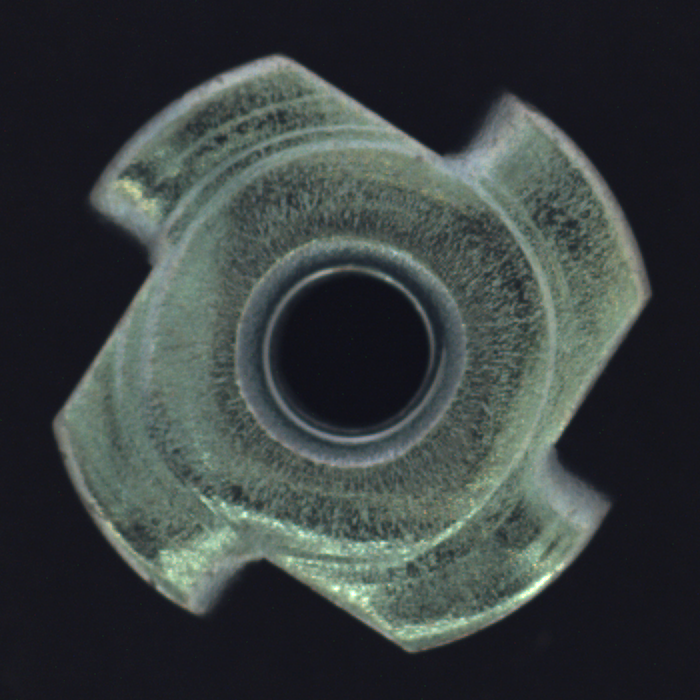
#> input picture pic/2.png, 700 x 700 px
$ python main.py
#> lines starting #> are read from the running program, lines starting #| are printed output that depends on the picture
#> in get_init_img, img is the input picture: shape (700, 700, 3); mean B, G, R 63.6, 64, 57.2
### dip/DIP.py
#!/usr/bin/env python3
# -*- coding: utf-8 -*

"""
 @author: Colyn
 @project: digital_img_processing
 @devtool: PyCharm
 @date: 2023/3/28
 @file: DIP.py
"""

import os
import cv2 as cv
import numpy as np
import matplotlib.pyplot as plt


def plt_line(X, Y, save_path):
    """
    绘制图像的对比度折线图
    :param X: 点的横坐标
    :param Y: 点的纵坐标
    :param save_path: 图片保存位置
    :return: None
    """
#> called with save_path = './data/init_line.png'
    plt.figure(figsize=(5, 5), dpi=300)
    plt.plot(X, Y, marker='o', markersize=5, markeredgecolor="red", markerfacecolor="red")
    plt.savefig(save_path, bbox_inches='tight', pad_inches=0.2)
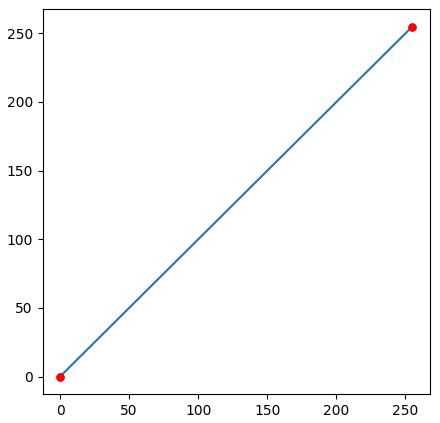
#> figure drawn by matplotlib, 1 panel
    plt.clf()


def plt_hist(img, save_path):
    """
    绘制图像的灰度直方图
    :param img: 输入的图像
    :param save_path: 图片保存位置
    :return: None
    """
#> called with save_path = './data/init_hist.png'
    plt.figure(figsize=(5, 5), dpi=300)
    ar = img[:, :, 0].flatten()
    plt.hist(ar, bins=256, density=1, facecolor='r', edgecolor='r')
    ag = img[:, :, 1].flatten()
    plt.hist(ag, bins=256, density=1, facecolor='g', edgecolor='g')
    ab = img[:, :, 2].flatten()
    plt.hist(ab, bins=256, density=1, facecolor='b', edgecolor='b')
    plt.savefig(save_path, bbox_inches='tight', pad_inches=0.2)
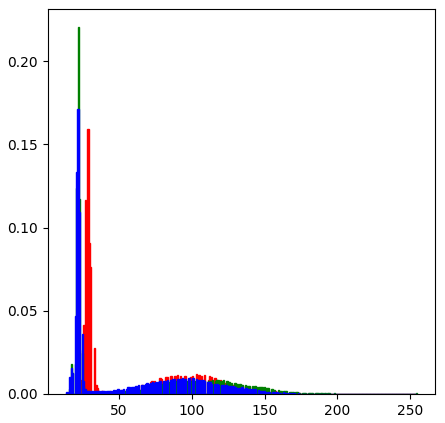
#> figure drawn by matplotlib, 1 panel; tallest bar 0.159 high, from x = 28.26 to 29.18; tallest bar 0.22 high, from x = 21.53 to 22.47; tallest bar 0.172 high, from x = 21.51 to 22.45
    plt.clf()


def plt_imgs(img, save_path):
    """
    绘制图片背景图
    :param img: 输入的图片
    :param save_path: 图片保存位置
    :return: None
    """
#> called with save_path = './data/init_img.png'
    plt.figure(figsize=(5, 5), dpi=300)
    plt.axis('off')
    plt.imshow(img[:, :, ::-1], cmap='gray', vmin=0, vmax=255)
    plt.savefig(save_path, bbox_inches='tight', pad_inches=0.2)
    plt.clf()


def linear_stretch(img, x1, x2, y1, y2):
    """
    分段线性变换API
    :param img: 输入的图片
    :param x1: 点A的横坐标
    :param x2: 点B的横坐标
    :param y1: 点A的纵坐标
    :param y2: 点B的纵坐标
    :return: None
    """
#> called with x1 = 120, x2 = 240, y1 = 250, y2 = 250
    lut = np.zeros(256)
    for i in range(256):
        if i < x1:
            lut[i] = (y1 / x1) * i
        elif i < x2:
            lut[i] = ((y2 - y1) / (x2 - x1)) * (i - x1) + y1
        else:
            lut[i] = ((y2 - 255.0) / (x2 - 255.0)) * (i - 255.0) + 255.0
    img_output = cv.LUT(img, lut)
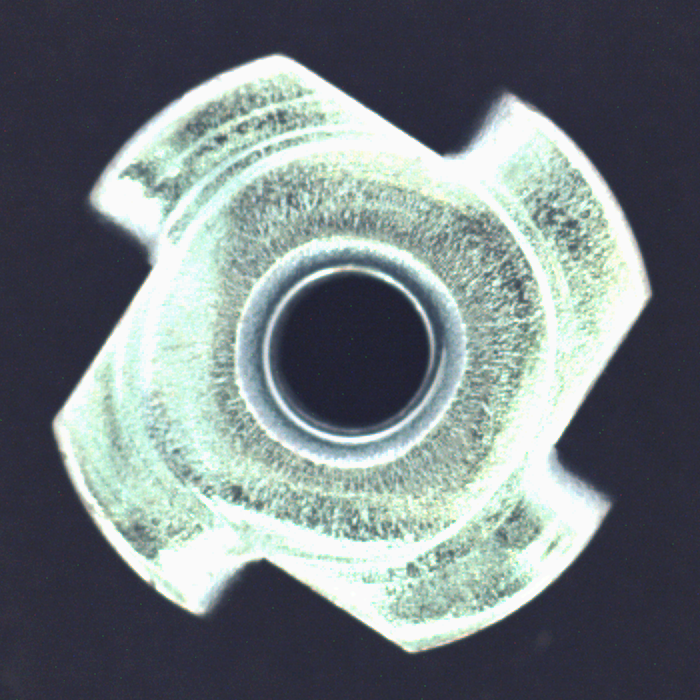
#> img_output: shape (700, 700, 3) float64; mean B, G, R 128.2, 125.2, 115.6
    img_output = np.uint8(img_output + 0.5)
    return img_output


class DIP(object):
    """
    数字图像处理，用于处理RGB彩色图像的分段线性拉伸变换的算法
    """

    def __init__(self, img_path: str, output_dir: str, x1: int = 0, x2: int = 255, y1: int = 0, y2: int = 255):
        assert 0 <= x1 <= 255, "The value of x1 must be between 0 and 255 !"
        assert 0 <= x2 <= 255, "The value of x2 must be between 0 and 255 !"
        assert 0 <= y1 <= 255, "The value of y1 must be between 0 and 255 !"
        assert 0 <= y2 <= 255, "The value of y2 must be between 0 and 255 !"
        assert x1 <= x2, "The value of x1 must be lower than x2 !"
        assert y1 <= y2, "The value of y1 must be lower than y2 !"
        self.init_img = img_path
        self.X1 = x1
        self.X2 = x2
        self.Y1 = y1
        self.Y2 = y2
        self.output = output_dir
        self.list_X = [0, self.X1, self.X2, 255]
        self.list_Y = [0, self.Y1, self.Y2, 255]
        os.makedirs(os.path.join('.', self.output), exist_ok=True)

    def is_exist(self):
        """
        判断文件是否存在
        :return: boolean, 存在则为True, 不存在则为False
        """
        return os.path.isfile(self.init_img)

    def get_init_img(self):
        """
        获取原始图片的背景图、对比度折线图及RGB灰度直方图
        :return: img_init, img_line, img_hist
        """
        img = cv.imread(self.init_img).astype(np.uint8)
        img_init = f'./{self.output}/init_img.png'
        img_line = f'./{self.output}/init_line.png'
        img_hist = f'./{self.output}/init_hist.png'
        plt_line(self.list_X, self.list_Y, img_line)
        plt_hist(img, img_hist)
        plt_imgs(img, img_init)

        return img_init, img_line, img_hist

    def get_dips_img(self, x1: int, x2: int, y1: int, y2: int):
        """
        获取处理后图片的背景图、对比度折线图及RGB灰度直方图
        :param x1: 点A的横坐标
        :param x2: 点B的横坐标
        :param y1: 点A的纵坐标
        :param y2: 点B的纵坐标
        :return: img_init, img_line, img_hist
        """
        assert 0 <= x1 <= 255, "The value of x1 must be between 0 and 255 !"
        assert 0 <= x2 <= 255, "The value of x2 must be between 0 and 255 !"
        assert 0 <= y1 <= 255, "The value of y1 must be between 0 and 255 !"
        assert 0 <= y2 <= 255, "The value of y2 must be between 0 and 255 !"
        assert x1 <= x2, "The value of x1 must be lower than x2 !"
        assert y1 <= y2, "The value of y1 must be lower than y2 !"
        img_i = cv.imread(self.init_img).astype(np.uint8)
        img_d = linear_stretch(img_i, x1, x2, y1, y2)
        img_init = f'./{self.output}/dips_img.png'
        img_line = f'./{self.output}/dips_line.png'
        img_hist = f'./{self.output}/dips_hist.png'
        self.list_X[1] = x1
        self.list_X[2] = x2
        self.list_Y[1] = y1
        self.list_Y[2] = y2
        plt_line(self.list_X, self.list_Y, img_line)
        plt_hist(img_d, img_hist)
#> call 2 of plt_hist, with save_path = './data/dips_hist.png'
#> in plt_hist (call 2), `plt.savefig(save_path, bbox_inches='tight', pad_inches=0.2)`:
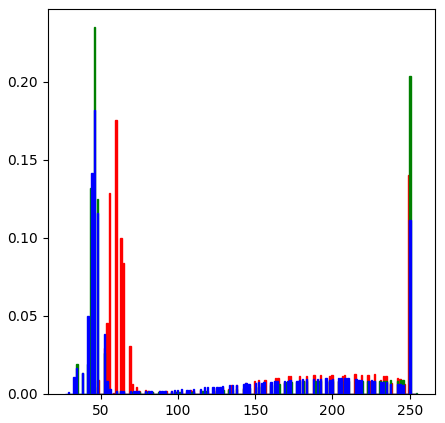
#> figure drawn by matplotlib, 1 panel; tallest bar 0.176 high, from x = 59.47 to 60.3; tallest bar 0.235 high, from x = 45.77 to 46.66; tallest bar 0.182 high, from x = 45.7 to 46.59
        plt_imgs(img_d, img_init)

        return img_init, img_line, img_hist

    # [30 lines left out: function get_cmp_plot, not called in this run]

### dip/log.py
#!/usr/bin/env python3
# -*- coding: utf-8 -*

"""
 @author: Colyn
 @project: package
 @devtool: PyCharm
 @date: 2023/3/10
 @file: log.py
"""

import logging
import colorlog


class Log:
    def __init__(self, name=None, log_level=logging.DEBUG):
        # 获取logger对象
        self.logger = logging.getLogger(name)

        # 避免重复打印日志
        self.logger.handlers = []

        # 指定最低日志级别：（critical > error > warning > info > debug）
        self.logger.setLevel(log_level)

        # 日志格化字符串
        console_fmt = '%(log_color)s%(asctime)s-%(threadName)s-%(filename)s-[line:%(lineno)d]-%(levelname)s: %(message)s'
        file_fmt = '%(asctime)s-%(threadName)s-%(filename)s-[line:%(lineno)d]-%(levelname)s: %(message)s'

        # 控制台输出不同级别日志颜色设置
        color_config = {
            'DEBUG': 'cyan',
            'INFO': 'green',
            'WARNING': 'yellow',
            'ERROR': 'red',
            'CRITICAL': 'purple',
        }

        console_formatter = colorlog.ColoredFormatter(fmt=console_fmt, log_colors=color_config)
        file_formatter = logging.Formatter(fmt=file_fmt)

        # 输出到控制台
        console_handler = logging.StreamHandler()
        # 输出到文件
        file_handler = logging.FileHandler(filename=name, mode='a', encoding='utf-8')

        # 设置日志格式
        console_handler.setFormatter(console_formatter)
        file_handler.setFormatter(file_formatter)

        # 处理器设置日志级别，不同处理器可各自设置级别，默认使用logger日志级别
        # console_handler.setLevel(logging.WARNING)
        file_handler.setLevel(logging.ERROR)  # 只有error和critical级别才会写入日志文件

        # logger添加处理器
        self.logger.addHandler(console_handler)
        self.logger.addHandler(file_handler)

    def debug(self, message):
        self.logger.debug(message)

    def info(self, message):
        self.logger.info(message)

    def warning(self, message):
        self.logger.warning(message)

    def error(self, message):
        self.logger.error(message)

    def critical(self, message):
        self.logger.critical(message)
# [8 lines of commented-out code are left out]

### main.py
#!/usr/bin/env python3
# -*- coding: utf-8 -*

"""
 @author: Colyn
 @project: digital_img_processing
 @devtool: PyCharm
 @date: 2023/3/28
 @file: main.py
"""
from dip.DIP import DIP
from dip import log as l

if __name__ == '__main__':
    print("==" * 10, "DEMO", "==" * 10)
    log = l.Log(name='log.txt', log_level=l.logging.DEBUG)

    dip = DIP(img_path="./pic/2.png", output_dir="data")
    log.debug(f"Is the image exist? [{dip.is_exist()}]")

    init_img, init_line, init_hist = dip.get_init_img()
    log.info(f"The initial image is in: {init_img}")
    log.info(f"The initial line is in: {init_line}")
    log.info(f"The initial hist is in: {init_hist}")

    dips_img, dips_line, dips_hist = dip.get_dips_img(x1=120, x2=240, y1=250, y2=250)
    log.info(f"The diped image is in: {dips_img}")
    log.info(f"The diped line is in: {dips_line}")
    log.info(f"The diped hist is in: {dips_hist}")
#> (the run stopped early here; a loop or call above may not have finished)

$ run again, with pic/1.png copied over pic/2.png
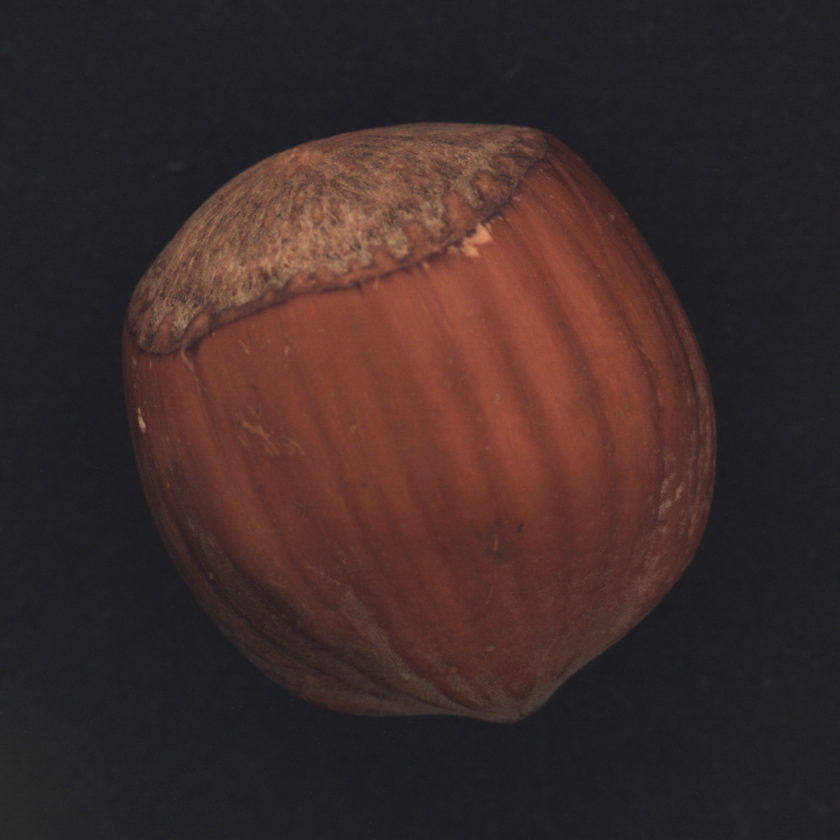
#> input picture pic/1.png, 840 x 840 px, shrunk from 1024 x 1024 before the run
#> in get_init_img, img is the input picture: shape (840, 840, 3); mean B, G, R 42.1, 43.6, 61.1
#> in linear_stretch, `img_output = cv.LUT(img, lut)`:
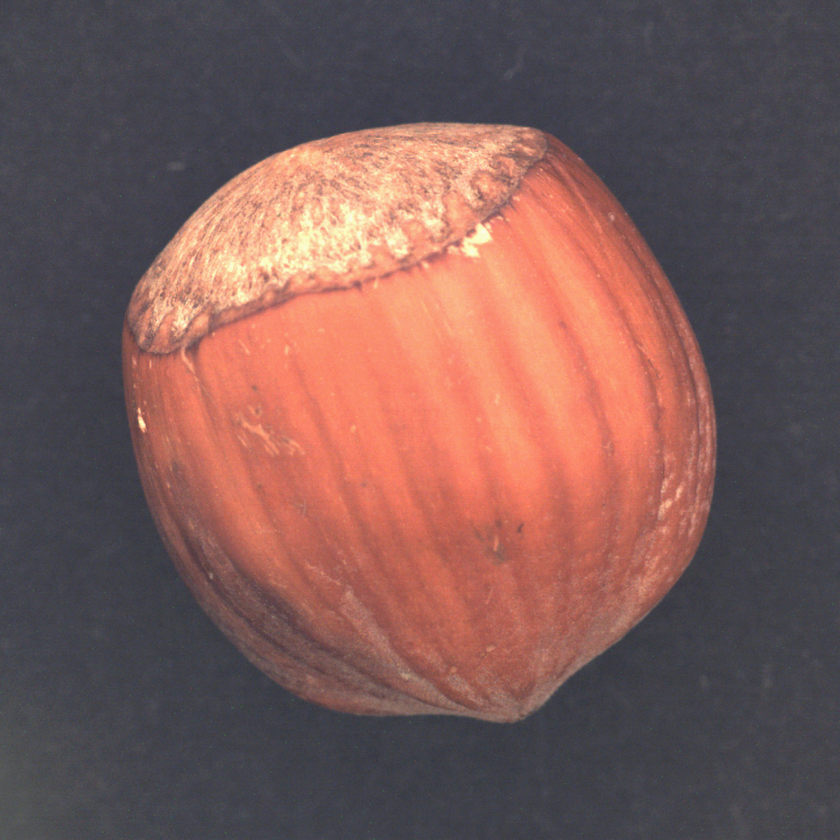
#> img_output: shape (840, 840, 3) float64; mean B, G, R 87.7, 90.8, 123.2
#> in plt_hist (call 2), `plt.savefig(save_path, bbox_inches='tight', pad_inches=0.2)`:
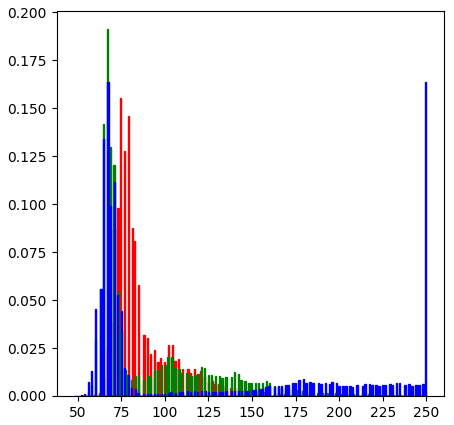
#> figure drawn by matplotlib, 1 panel; tallest bar 0.155 high, from x = 74.27 to 75.01; tallest bar 0.191 high, from x = 66.7 to 67.47; tallest bar 0.164 high, from x = 249.2 to 250

$ run again, with pic/3.png copied over pic/2.png
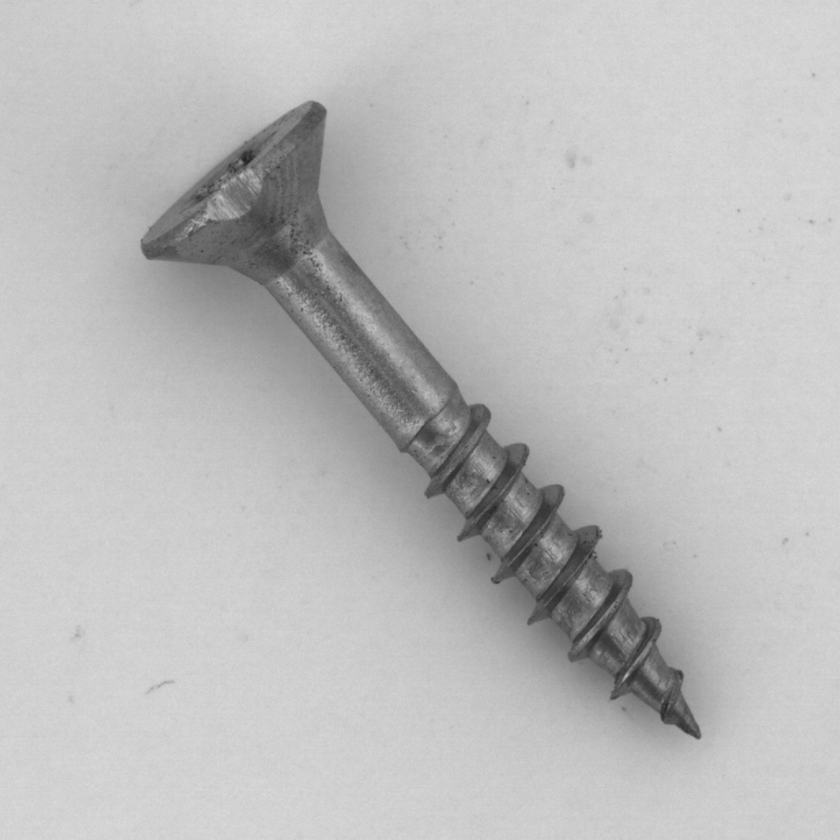
#> input picture pic/3.png, 840 x 840 px, shrunk from 1024 x 1024 before the run
#> in get_init_img, img is the input picture: shape (840, 840, 3); min 33, max 219, mean 188.2
#> in linear_stretch, `img_output = cv.LUT(img, lut)`:
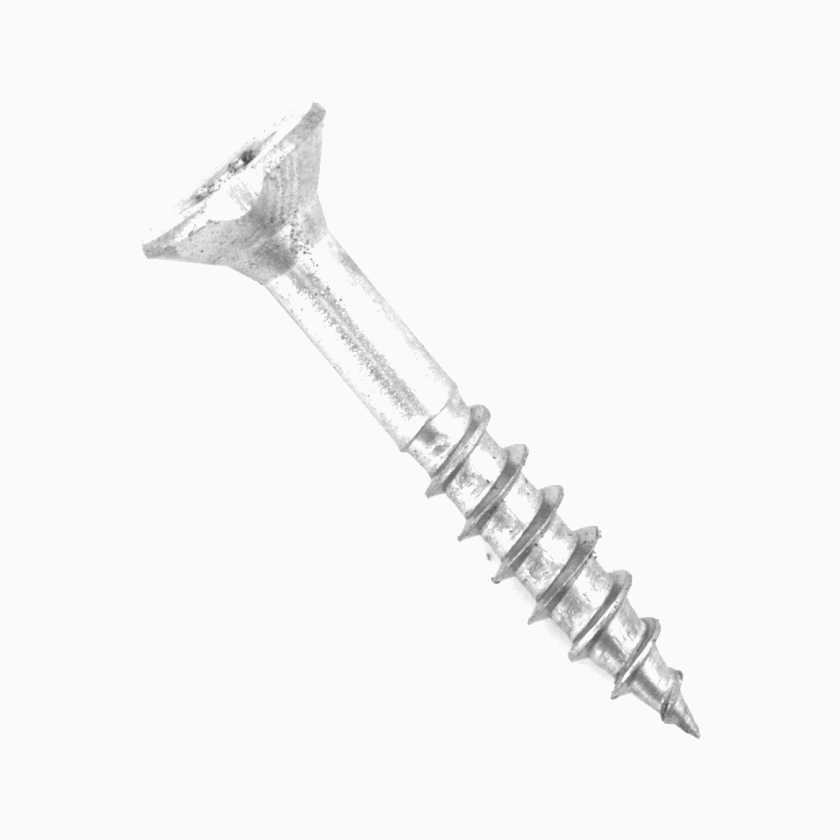
#> img_output: shape (840, 840, 3) float64; min 68.75, max 250, mean 246.2
#> in plt_hist (call 2), `plt.savefig(save_path, bbox_inches='tight', pad_inches=0.2)`:
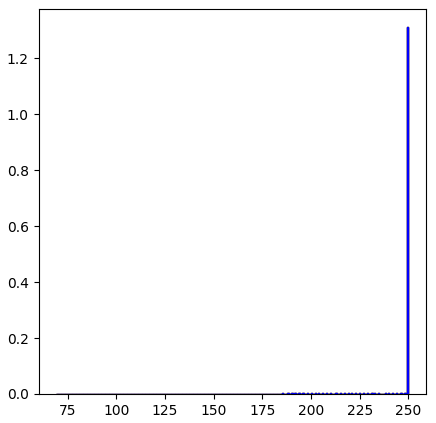
#> figure drawn by matplotlib, 1 panel; tallest bar 1.31 high, from x = 249.3 to 250; tallest bar 1.31 high, from x = 249.3 to 250; tallest bar 1.31 high, from x = 249.3 to 250

$ run again, with pic/4.png copied over pic/2.png
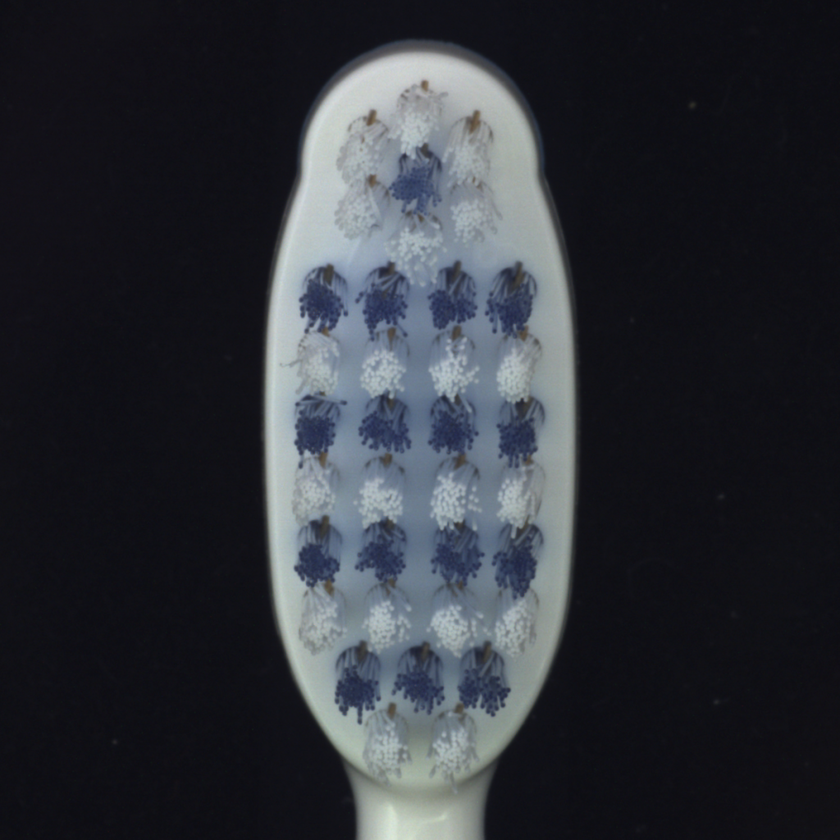
#> input picture pic/4.png, 840 x 840 px, shrunk from 1024 x 1024 before the run
#> in get_init_img, img is the input picture: shape (840, 840, 3); mean B, G, R 56.6, 50, 47
#> in linear_stretch, `img_output = cv.LUT(img, lut)`:
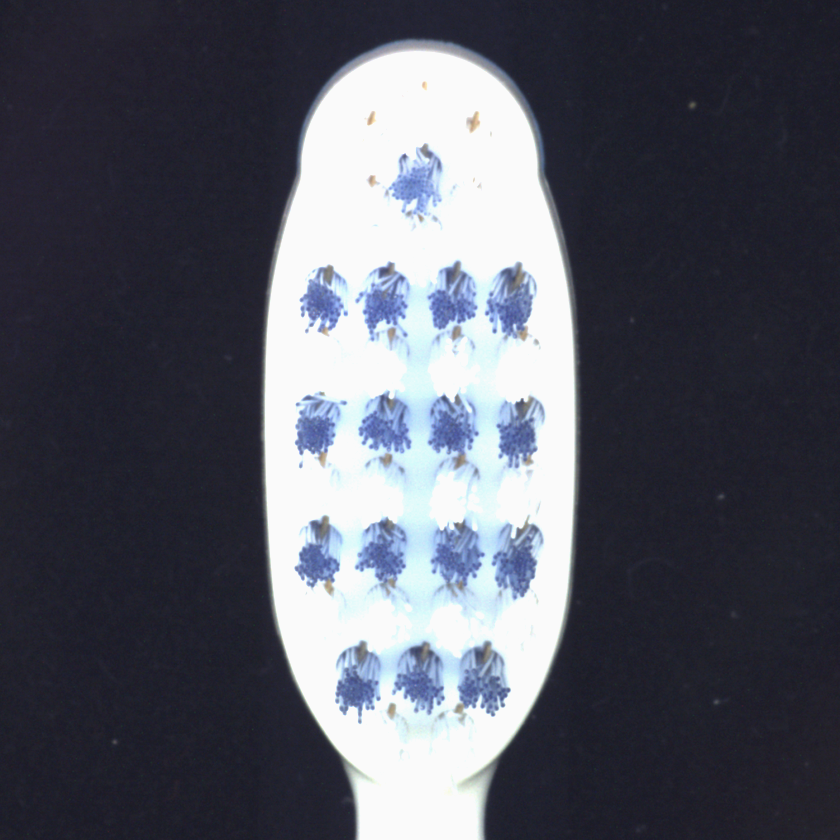
#> img_output: shape (840, 840, 3) float64; mean B, G, R 99.9, 88.6, 86.1
#> in plt_hist (call 2), `plt.savefig(save_path, bbox_inches='tight', pad_inches=0.2)`:
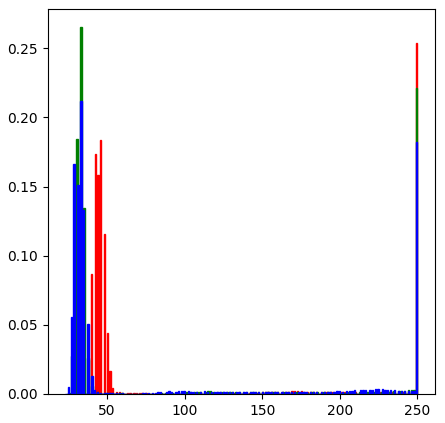
#> figure drawn by matplotlib, 1 panel; tallest bar 0.254 high, from x = 249.1 to 250; tallest bar 0.265 high, from x = 32.91 to 33.79; tallest bar 0.212 high, from x = 32.75 to 33.64
